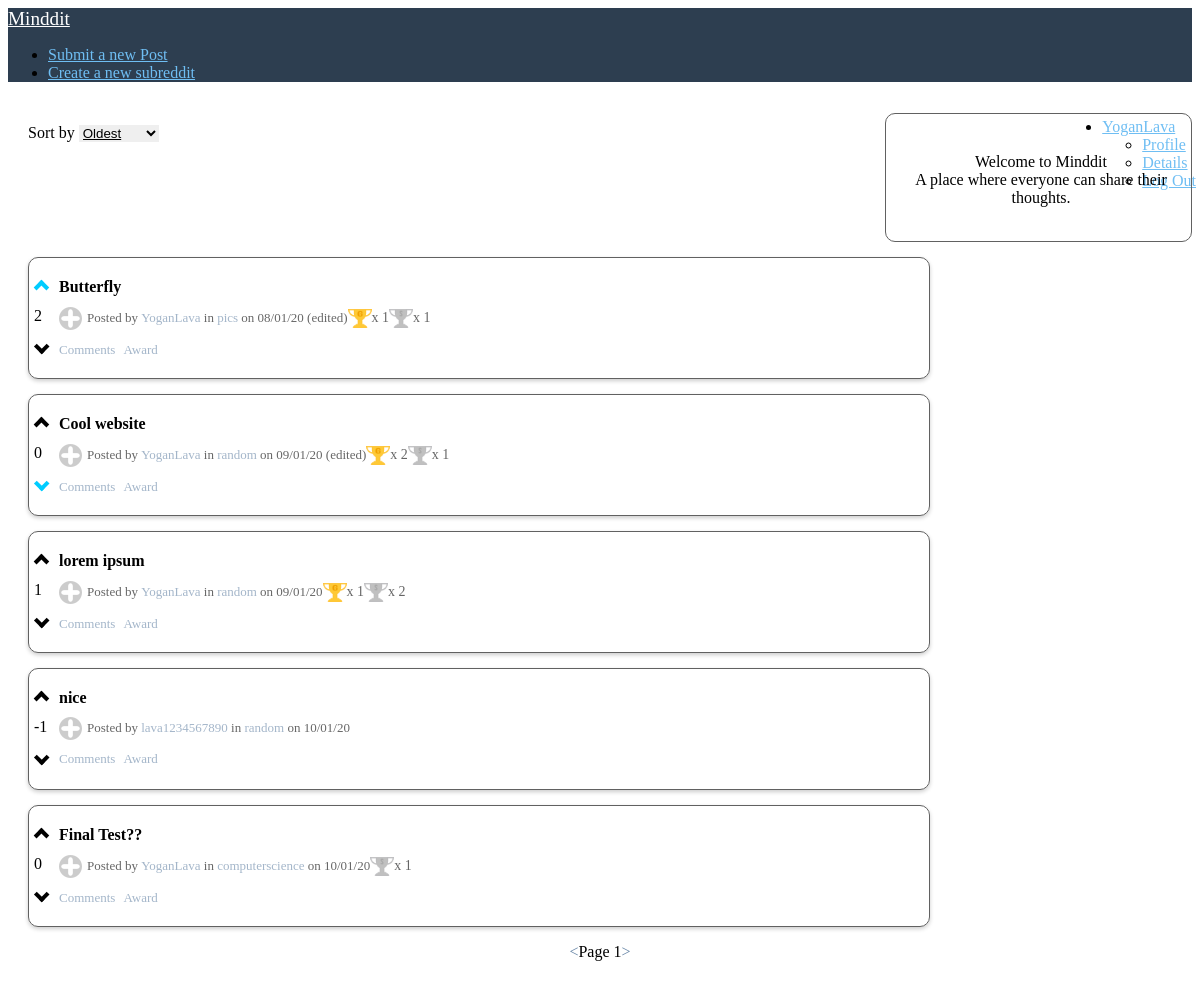
Page /index.php (signed in) on the committed database.
### tables this page shows
CREATE TABLE posts (
  id int(11) NOT NULL,
  title varchar(255) DEFAULT NULL,
  user_id int(11) NOT NULL,
  is_image tinyint(1) DEFAULT NULL,
  body text,
  created_at int(30) DEFAULT NULL,
  updated_at int(30) DEFAULT NULL,
  subreddit_name varchar(20) NOT NULL
);

CREATE TABLE users (
  id int(11) NOT NULL,
  username varchar(255) NOT NULL,
  password varchar(255) NOT NULL,
  created_at int(30) NOT NULL DEFAULT '0'
);

### index.php (the view, shortened to what this page needs)
<?php
$mysqli = openConnection();
if(isset($_GET['sortBy'])){
    switch($_GET['sortBy']){
        case "topLikes":
            $sql = "SELECT * FROM mostLiked LIMIT 5". ((isset($_GET['page']))?" OFFSET ". ($_GET['page']-1) * 5:"");
            break;
        case "newest":
            $sql = "SELECT * FROM posts order by created_at desc LIMIT 5". ((isset($_GET['page']))?" OFFSET ". ($_GET['page']-1) * 5:"");
            break;
        case "oldest":
            $sql = "SELECT * FROM posts order by created_at asc LIMIT 5". ((isset($_GET['page']))?" OFFSET ". ($_GET['page']-1) * 5:"");
            break;
        default:
            $sql = "SELECT * FROM posts LIMIT 5". ((isset($_GET['page']))?" OFFSET ". ($_GET['page']-1) * 5:"");
    }
}else{
    $sql = "SELECT * FROM posts LIMIT 5". ((isset($_GET['page']))?" OFFSET ". ($_GET['page']-1) * 5:"");
}
$result=$mysqli->query($sql);
?>
<!DOCTYPE html>
<html lang="en">
<head>
    <link rel="stylesheet" href="https://unpkg.com/purecss@1.0.1/build/pure-min.css"
 />
    <link rel="stylesheet" href="css/css.css" />
</head>
<body>
    <div class="home-menu pure-menu pure-menu-horizontal">
        <a href="index.php" class="pure-menu-heading pure-menu-link">Minddit</a>
        <ul class="pure-menu-list">
            <li class="pure-menu-item">
                <a href="submit.php" class="pure-menu-link">Submit a new Post</a>
            </li>
            <li class="pure-menu-item">
                <a href="createsubreddit.php" class="pure-menu-link">Create a new subreddit</a>
            </li>
        </ul>
        <ul class="pure-menu-list align-right">
            <?php if(!isset($_SESSION['username'])){echo "<li class='pure-menu-item'>
        <a href='register.php' class='pure-menu-link'>Sign In</a>
      </li>";
      } else { echo "<li class='pure-menu-item pure-menu-has-children pure-menu-allow-hover'>
        <a href='#' id='menuLink1' class='pure-menu-link'>".$_SESSION['username']."</a>
        <ul class='pure-menu-children'>
            <li class='pure-menu-item'><a href='profile.php?name=".$_SESSION['username']."' class='pure-menu-link'>Profile</a></li>
            <li class='pure-menu-item'><a href='details.php' class='pure-menu-link'>Details</a></li>
            <li class='pure-menu-item'><a href='/logic/logout.php' class='pure-menu-link'>Log Out</a></li>
        </ul>
    </li>";
      }?>
        </ul>
    </div>
    <div class="side-bar">
        <p>Welcome to Minddit
            A place where everyone can share their thoughts.</p>
    </div>
    <div class="sort-container">
        <p style="display: inline-block">Sort by</p>
        <select id="sort" class="sort-by">
            <option value="oldest">Oldest</option>
        </select>
    </div>
    <div class="posts">
        <?php
          while($post = $result->fetch_assoc()){
            $user = ($mysqli->query("select * from users where id='".$post['user_id']."'"))->fetch_assoc();
            echo "<div class='post'>";
            echo "<div class='likes'>";
            if(isset($_SESSION['userid'])){
            $checkLiked = "SELECT likes.vote FROM likes, post_likes where post_likes.post_id = ".$post['id']." and likes.user_id = ".$_SESSION['userid']." and post_likes.like_id = likes.id";
            $checkLiked = ($mysqli->query($checkLiked))->fetch_assoc();
            }
            echo ((isset($checkLiked))? $checkLiked['vote'] === 'upvote' : false)? "<span class='chevron on upvote' id='u".$post['id']."' onclick='vote(".$post['id'].", ".$_SESSION['userid'].", \"post\", \"upvote\")'></span>" : "<span class='chevron upvote' id='u".$post['id']."' onclick='vote(".$post['id'].", ". ((isset($_SESSION['userid']))? $_SESSION['userid']:"null") .", \"post\", \"upvote\")'></span>";
            $likes = "SELECT (SELECT COUNT(*) FROM likes, post_likes where likes.vote = 'upvote' and post_likes.post_id = ".$post['id']." and post_likes.like_id = likes.id) - (SELECT COUNT(*) FROM likes, post_likes where likes.vote = 'downvote' and post_likes.post_id = ".$post['id']." and post_likes.like_id = likes.id) as likes";
            $likes = ($mysqli->query($likes))->fetch_assoc();
            echo "<p id='l".$post['id']."'>".$likes['likes']."</p>";
            echo  ((isset($checkLiked))? $checkLiked['vote'] === 'downvote' : false)? "<span class='chevron on downvote' id='d".$post['id']."' onclick='vote(".$post['id'].", ".$_SESSION['userid'].", \"post\", \"downvote\")'></span>" : "<span class='chevron downvote' id='d".$post['id']."' onclick='vote(".$post['id'].", ". ((isset($_SESSION['userid']))? $_SESSION['userid']:"null") .", \"post\", \"downvote\")'></span>";
            echo  "</div>";
            echo  "<div class='post-info'>";
            echo ($post['is_image'])?"<div><a class='post-link' href='".$post['body']."' >".$post['title']."</a></div>":"<div><a class='post-link' href='post.php?postID=".$post['id']."' >".$post['title']."</a></div>";
            echo "<div class='details'>
                  <div id='b".$post['id']."' onClick='togglePost(".$post['id'].");' class='expand'></div>";
            echo "<p class='post-details'>Posted by <a href='profile.php?name=".$user['username']."' class='normal-link'>".$user['username']."</a> in <a href='subreddit.php?name=".$post['subreddit_name']."' class='normal-link'>".$post['subreddit_name']."</a> on ".date("d/m/y",$post['created_at'])." ". (($post['created_at'] != $post['updated_at'])?"(edited)":"") ."</p>";
            $awardCount = "select coalesce(count(distinct a.id),0) as gold, coalesce(count(distinct a2.id),0) as silver
            from post_awards pa
            left join awards a on a.id = pa.award_id and a.award = 'gold'
            left join awards a2 on a2.id = pa.award_id and a2.award= 'silver'
            where pa.post_id = ".$post['id'];
            $awardCount = ($mysqli->query($awardCount))->fetch_assoc();
            if($awardCount['gold']) echo "<div class='gold' tooltip='Gold'></div><p class='award-text'>x ".$awardCount['gold']."</p>";
            if($awardCount['silver']) echo "<div class='silver' tooltip='Silver'></div><p class='award-text'>x ".$awardCount['silver']."</p>";
            echo "</div>";
            echo "<div class='post-details'><a href='post.php?postID=".$post['id']."' class='normal-link'>Comments</a> <a class='normal-link' onClick='togglePostAwardMenu(".$post['id'].",".((isset($_SESSION['userid']))? $_SESSION['userid']:"null").")' style='padding-left:5px'>Award</a></div>";
            echo "</div>";
            echo "</div>";
          }
      ?>
    </div>
    <div class="pagination">
          <?php
            echo "<a onclick='back()' class='normal-link'><</a>";
            echo (isset($_GET['page']))? "<p>Page ".$_GET['page']."</p>":"<p>Page 1</p>";
            echo "<a onclick='forward()' class='normal-link'>></a>";
          ?>
    </div>
</body>
</html>

### css/css.css (style rules this page uses)
.home-menu .pure-menu-heading { color: white; font-weight: 400; font-size: 120%; }
.home-menu a { color: #6fbef3; }
.home-menu { background: #2d3e50; }
.align-right { position: absolute; right: 0px; padding: 4px; }
.posts { display: inline-flex; flex-direction: column; flex-wrap: wrap; justify-content: center; align-items: center; align-content: center; }
.post { padding-top: 20px; margin-top: 15px; margin-left: 20px; border: solid 1.2px #616161; width: 75vw; min-height: 100px; max-width: 100%; border-radius: 10px; box-shadow: 0 2px 4px 0 rgba(0, 0, 0, 0.2); }
.posts .post-link { display: inline-block; text-decoration: solid; font-weight: bold; color: #000000; }
.details { position: relative; align-items: center; display: flex; }
.normal-link { color: #6785a6; text-decoration: solid; position: relative; display: inline-block; cursor: pointer; }
.post .post-details { opacity: 0.6; display: inline-block; font-size: 13px; }
.post .normal-link { font-size: 13px; }
.likes { float: left; padding-top: 2px; padding-left: 5px; }
.chevron::before { border-style: solid; border-width: 0.25em 0.25em 0 0; content: ''; display: block; height: 0.45em; left: 0.15em; position: relative; top: 0.15em; transform: rotate(-45deg); width: 0.45em; cursor: pointer; }
.chevron.on, .chevron.downvote:hover, .chevron.upvote:hover { color: #00ccff; }
.chevron.downvote::before { top: 0; transform: rotate(135deg); }
.expand { background-repeat: no-repeat; margin-right: 5px; background-image: url("/res/plus.png"); height: 23px; width: 23px; }
.post-info { padding-left: 30px; }
.sort-container { display: inline-block; margin-top: 10px; margin-left: 20px; }
.sort-by { text-decoration: underline; display: inline-block; border: none; }
.pagination { display: flex; align-items: center; justify-content: center; }
.gold { position: relative; background-image: url("/res/gold.png"); background-size: 24px 19px; height: 19px; width: 24px; }
.silver { position: relative; background-image: url("/res/silver.png"); background-size: 24px 19px; height: 19px; width: 24px; }
[tooltip]:before { content: attr(tooltip); position: absolute; opacity: 0; left: -15px; transition: all 0.15s ease; padding: 10px; color: #bdbdbd; border-radius: 10px; }
[tooltip]:not([tooltip-persistent]):before { pointer-events: none; }
.side-bar { text-align: center; margin-top: 15px; padding-top: 5px; padding-left: 5px; float: right; width: 300px; border: solid 1.2px #616161; border-radius: 10px; position: relative; white-space: pre-line; }
.award-text { opacity: 0.6; font-size: 14px; }

### rows in the picture
posts: likes "2", title "Butterfly", user.username "YoganLava", subreddit_name "pics", created_at "08/01/20", updated_at "(edited)", gold "1", silver "1"
posts: likes "0", title "Cool website", user.username "YoganLava", subreddit_name "random", created_at "09/01/20", updated_at "(edited)", gold "2", silver "1"
posts: likes "1", title "lorem ipsum", user.username "YoganLava", subreddit_name "random", created_at "09/01/20", gold "1", silver "2"
posts: likes "-1", title "nice", user.username "lava1234567890", subreddit_name "random", created_at "10/01/20"
posts: likes "0", title "Final Test??", user.username "YoganLava", subreddit_name "computerscience", created_at "10/01/20", silver "1"

### other values in the picture
$_SESSION['username'] "YoganLava"
